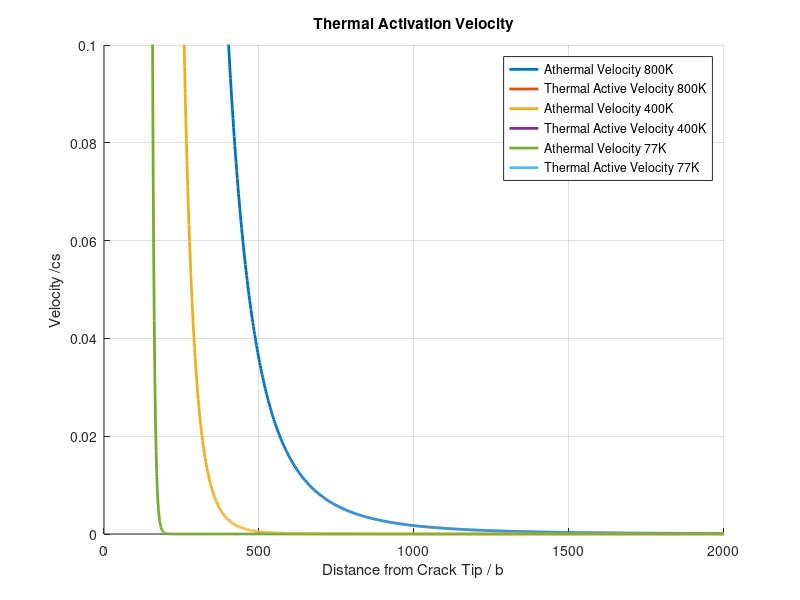

MATLAB code for this plot:
% Plot thermal activation velocity
clear

load('matPara_W.mat');

Kapp_SI = 1.6e6; % [Pa sqrt(m)]

Kapp = Kapp_SI / unitSIF; % Non-dimensional SIF

data800K = load('output_vel_800K.txt'); % Load the output file
data400K = load('output_vel_400K.txt'); % Load the output file
data77K = load('output_vel_77K.txt'); % Load the output file
R800K = data800K(:, 1); % Distance from the crack tip
V800K = data800K(:, 2); % Velocity
athermal800K = data800K(:, 3); % Thermal activation term
dG_kinkpair800K = data800K(:, 4); % Kink pair energy

R400K = data400K(:, 1); % Distance from the crack tip
V400K = data400K(:, 2); % Velocity
athermal400K = data400K(:, 3); % Thermal activation term
dG_kinkpair400K = data400K(:, 4); % Kink pair energy

R77K = data77K(:, 1); % Distance from the crack tip
V77K = data77K(:, 2); % Velocity
athermal77K = data77K(:, 3); % Thermal activation term
dG_kinkpair77K = data77K(:, 4); % Kink pair energy

figure;
hold on;
plot(R800K(athermal800K==0), V800K(athermal800K==0), 'LineWidth', 2, 'DisplayName', 'Athermal Velocity 800K');
plot(R800K(athermal800K==1), V800K(athermal800K==1), 'LineWidth', 2, 'DisplayName', 'Thermal Active Velocity 800K');

plot(R400K(athermal400K==0), V400K(athermal400K==0), 'LineWidth', 2, 'DisplayName', 'Athermal Velocity 400K');
plot(R400K(athermal400K==1), V400K(athermal400K==1), 'LineWidth', 2, 'DisplayName', 'Thermal Active Velocity 400K');

plot(R77K(athermal77K==0), V77K(athermal77K==0), 'LineWidth', 2, 'DisplayName', 'Athermal Velocity 77K');
plot(R77K(athermal77K==1), V77K(athermal77K==1), 'LineWidth', 2, 'DisplayName', 'Thermal Active Velocity 77K');
% plot(R77K, dG_kinkpair77K, 'LineWidth', 2, 'DisplayName', 'Kink Pair Energy 77K');
xlabel('Distance from Crack Tip / b');
ylabel('Velocity /cs');
legend show;
axis([0 2000 0 0.1]);
title('Thermal Activation Velocity');
grid on;